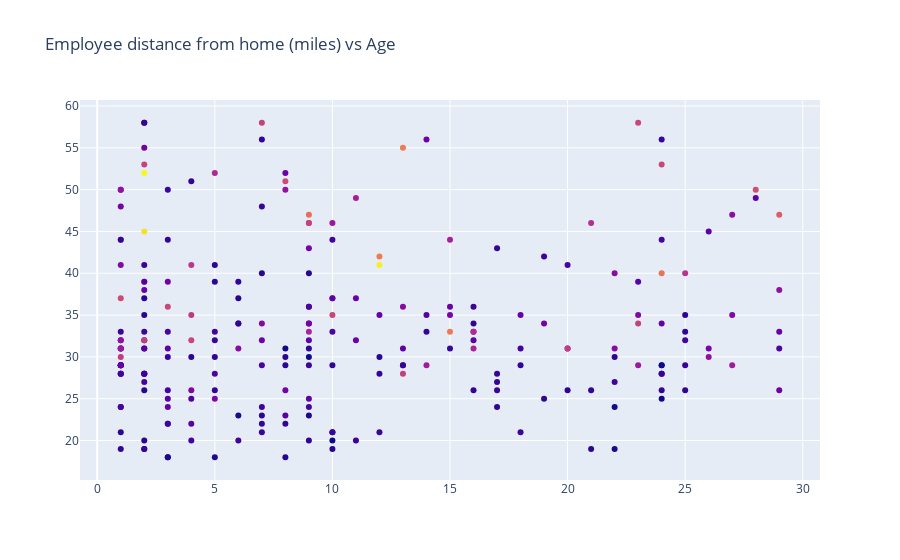

Notebook code cell kept with this figure:
### Markdown cell above
### Interactive Plot 3: Relationship between employee Age,Distance form home in miles and monthly income

### Code cell
#plot 3
fig_2 = go.Figure()
fig_2.add_trace(go.Scatter(x=att_hr_data["distancefromhome"], y=att_hr_data['age'],
                    marker_color=att_hr_data['monthlyincome'],
                    text=att_hr_data['monthlyincome'],
                    mode='markers',line=go.scatter.Line(color="gray"),
                    name='markers', 
                    hovertemplate="Distance from home: %{x}<br>" +
                  "Age: %{y}<br>" + "Monthly Income: %{text}" ))

fig_2.update_layout(title='Employee distance from home (miles) vs Age')
fig_2.show()

### Figure 1 — Plotly figure (JSON) as saved in the notebook; plotly's stock layout.template omitted (floating-point values rounded to 4 significant figures; data arrays with more than 128 entries replaced by an {"elided": "..."} marker saying what was removed)
{"data": [{"hovertemplate": "Distance from home: %{x}<br>Age: %{y}<br>Monthly Income: %{text}", "line": {"color": "gray"}, "marker": {"color": {"elided": "237 int values"}}, "mode": "markers", "name": "markers", "text": {"elided": "237 int values"}, "type": "scatter", "x": {"elided": "237 int values"}, "y": {"elided": "237 int values"}}], "layout": {"title": {"text": "Employee distance from home (miles) vs Age"}}}
